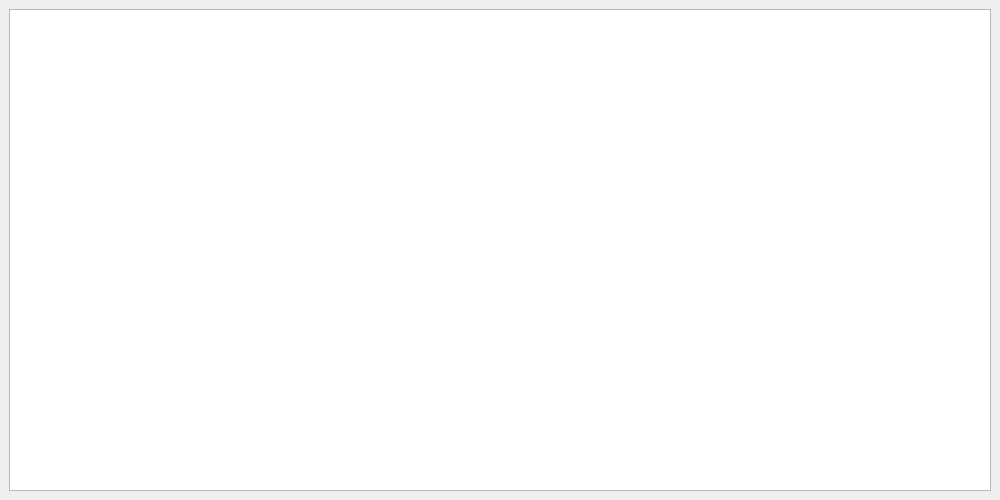
<?xml version="1.0" encoding="UTF-8"?>
<ui version="4.0">
 <class>FiltersDialog</class>
 <widget class="QDialog" name="FiltersDialog">
  <property name="geometry">
   <rect>
    <x>0</x>
    <y>0</y>
    <width>1000</width>
    <height>500</height>
   </rect>
  </property>
  <property name="windowTitle">
   <string>Dialog</string>
  </property>
  <layout class="QVBoxLayout" name="verticalLayout">
   <property name="leftMargin">
    <number>9</number>
   </property>
   <property name="topMargin">
    <number>9</number>
   </property>
   <property name="rightMargin">
    <number>9</number>
   </property>
   <property name="bottomMargin">
    <number>9</number>
   </property>
   <item>
    <widget class="QGraphicsView" name="graphicsView"/>
   </item>
  </layout>
 </widget>
 <resources/>
 <connections/>
</ui>
